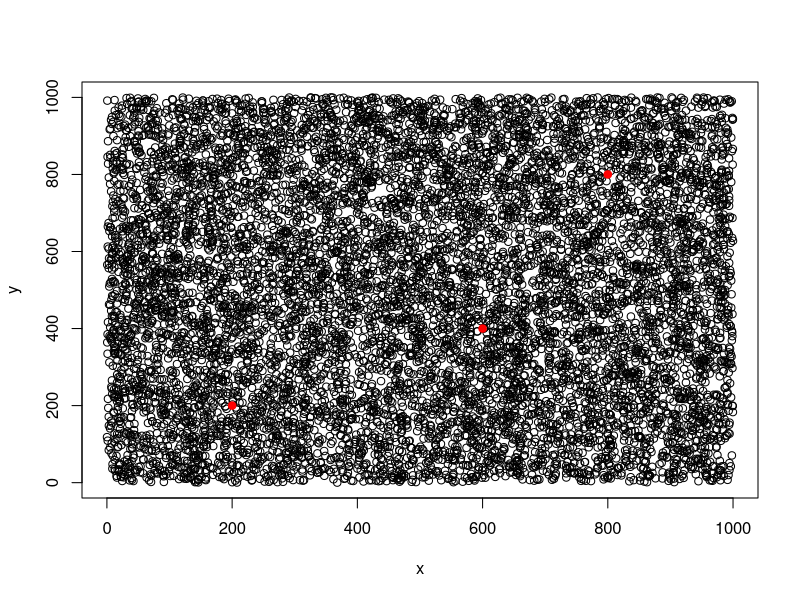
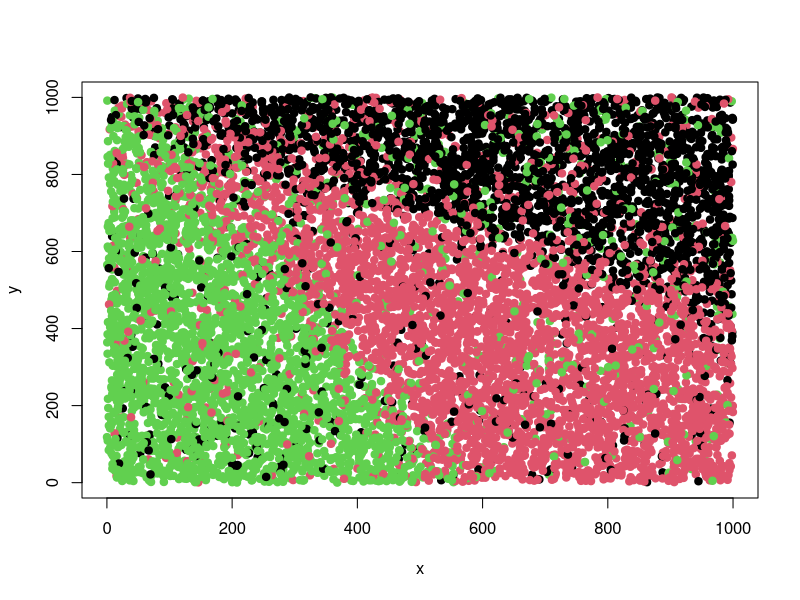
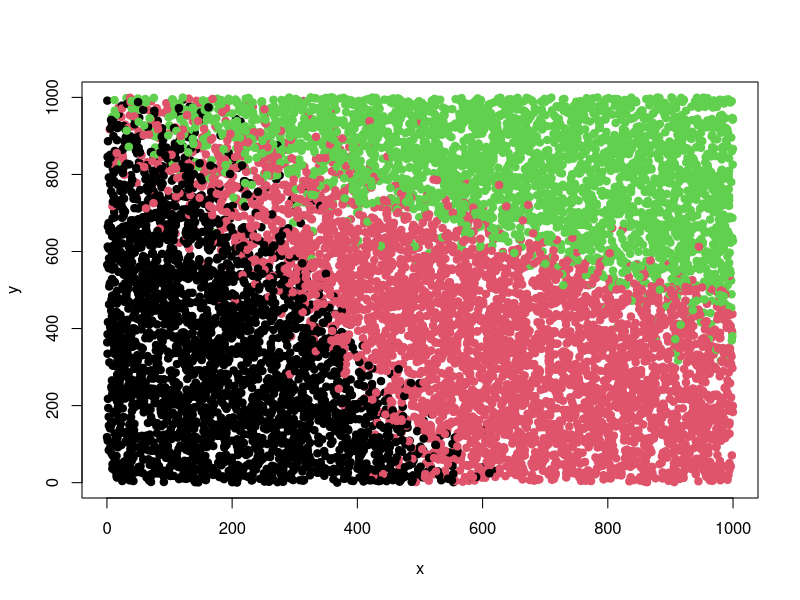

These figures' R source, in order: (Note: this script raises an error after producing the figures.)
rm(list=ls())
library('ggplot2')
set.seed(3)

#trees
ntrees=10000
coord=data.frame(x=runif(ntrees,min=0,max=1000),
                 y=runif(ntrees,min=0,max=1000))

#documents
ndoc=3
coord.doc=data.frame(x=c(200,600,800),
                     y=c(200,400,800))
plot(y~x,data=coord)
points(y~x,data=coord.doc,col='red',pch=19)

#theta for each doc
nclust=3
theta=matrix(c(0.05,0.05,0.9,
               0.05,0.9,0.05,
               0.8,0.1,0.1),ndoc,nclust,byrow=T)
theta.true=theta
# apply(theta,1,sum)

#phi for each cluster
nspp=50
tmp=rbeta(nspp*nclust,0.1,0.1)
ind=sample(1:(nspp*nclust),size=25)
tmp[ind]=4
tmp1=matrix(tmp,nclust,nspp)
phi=tmp1/apply(tmp1,1,sum)
phi.true=phi
# head(round(phi[,1:10],3))
# hist(phi[5,])

#get distance from each document to each tree
dist1=matrix(NA,ntrees,ndoc)
for (i in 1:ndoc){
  x2=(coord$x-coord.doc$x[i])^2
  y2=(coord$y-coord.doc$y[i])^2
  dist1[,i]=sqrt(x2+y2)
}

#get cluster membership for each tree
sig2=sig2.true=20
for (i in 1:ntrees){
  #which document?
  prob=exp(-(1/(2*sig2))*dist1[i,])
  tmp=rmultinom(1,size=1,prob=prob/sum(prob))
  ind=which(tmp==1)
  coord$omega[i]=ind
  
  #which cluster?
  tmp=rmultinom(1,size=1,prob=theta[ind,])
  ind=which(tmp==1)
  coord$psi[i]=ind
  
  #which species?
  tmp=rmultinom(1,size=1,prob=phi[ind,])
  ind=which(tmp==1)
  coord$spp[i]=ind
}

#spatial distribution of communities
plot(y~x,data=coord,col=coord$psi,pch=19)
plot(y~x,data=coord,col=coord$omega,pch=19)

#export results
setwd('U:\\GIT_models\\SpatLDA\\fake data')
# ind=which(colnames(coord)%in%c('psi','omega'))
# write.csv(coord[,-ind],'fake data.csv',row.names=F)
write.csv(coord,'fake data.csv',row.names=F)
#--------------------------------
#based on these settings, 
#what would a map of the probability of each cluster look like?
coord=expand.grid(x=seq(from=0,to=1000,by=10),
                  y=seq(from=0,to=1000,by=10))
ncoord=nrow(coord)

#get distances
dist1=matrix(NA,ncoord,ndoc)
for (i in 1:ndoc){
  x2=(coord$x-coord.doc$x[i])^2
  y2=(coord$y-coord.doc$y[i])^2
  dist1[,i]=sqrt(x2+y2)
}

#calculate probabilities
res=matrix(NA,ncoord,nclust)
for (i in 1:ncoord){
  tmp=exp(-(1/(2*sig2))*dist1[i,])
  delta=tmp/sum(tmp)
  for (j in 1:nclust){
    res[i,j]=sum(theta[,j]*delta)
  }
}

#create final data.frame with prob for each cluster
colnames(res)=paste0('c',1:nclust)
res1=as.data.frame(res)
coord1=cbind(coord,res1)

#plot results
ggplot() +
  geom_tile(data = coord1, alpha = 0.8,aes(x = x, y = y,fill = c3)) +
  scale_fill_gradient2(low = "cyan", mid = "red",high='purple',limits=c(0,1),midpoint=0.5) 
  